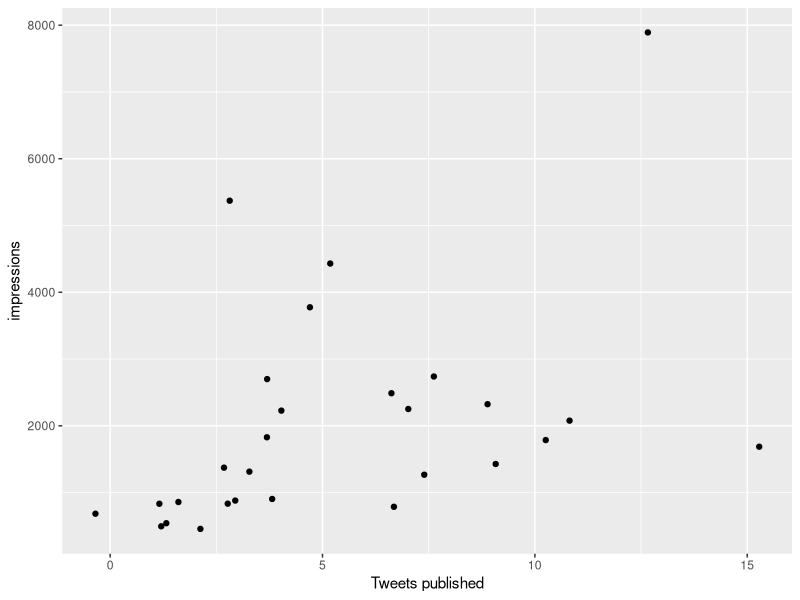
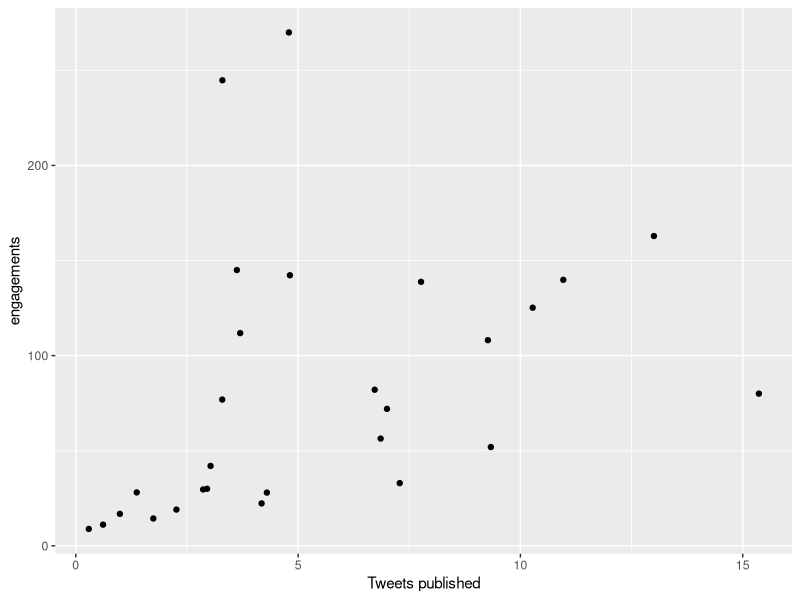
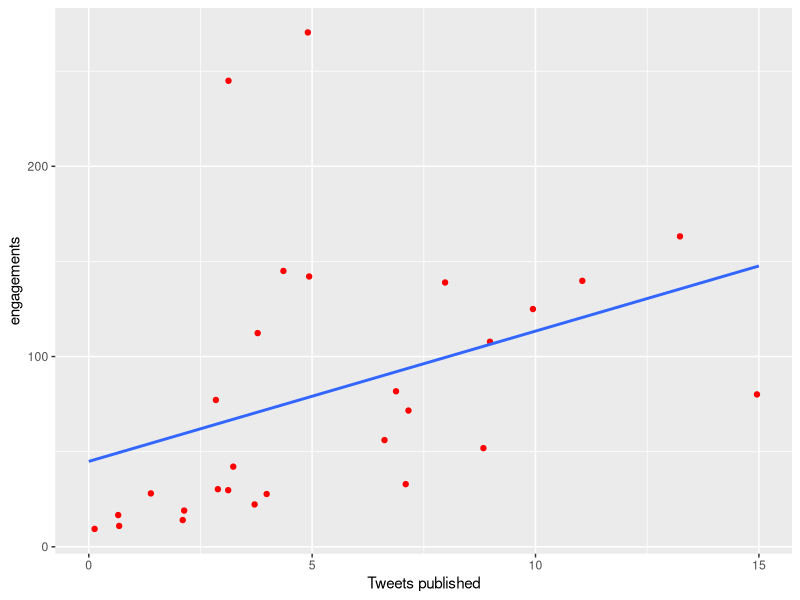
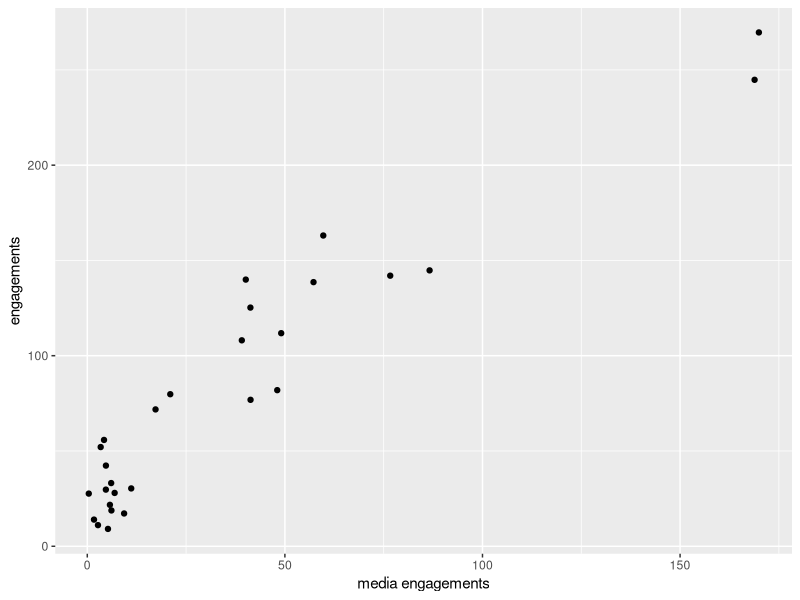
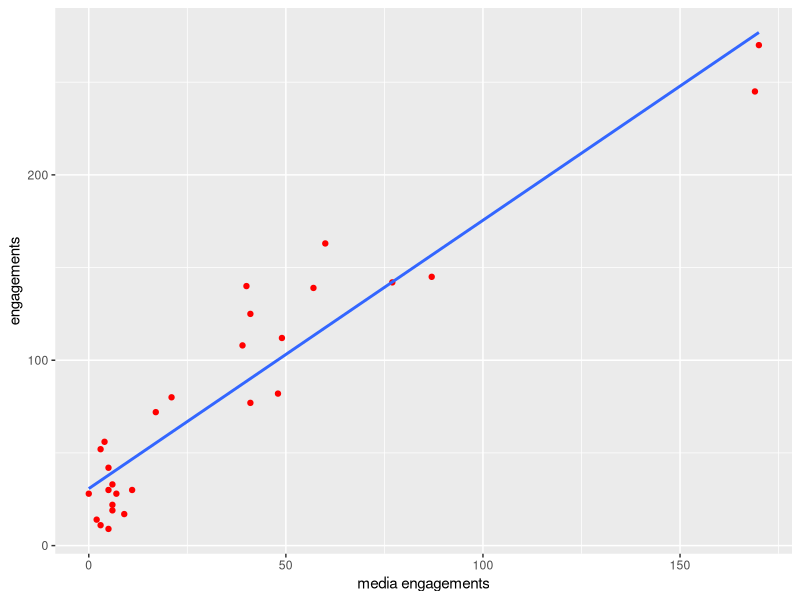

Recreate these plots in R, in order.
library(tidyverse)
library(lubridate)

# load data
df <- read_csv("daily_tweet_metrics_20201215_20210112_en.csv")

# relation published and impressions
df %>%
    ggplot(aes(x = `Tweets published`, y = impressions)) +
    geom_point(position = 'jitter') 

# relation published and engagement
df %>%
    ggplot(aes(x = `Tweets published`, y = engagements)) +
    geom_point(position = 'jitter')

df %>%
    ggplot(aes(x = `Tweets published`, y = engagements)) +
    geom_point(color = 'red', position = 'jitter') +
    geom_smooth(method = 'lm', se = FALSE)

# relation engagement and media engagement
df %>%
    ggplot() +
    geom_point(aes(x = `media engagements`, y = engagements), position = 'jitter') 

df %>%
    ggplot(aes(x = `media engagements`, y = engagements)) +
    geom_point(color = 'red') +
    geom_smooth(method = 'lm', se = FALSE)


